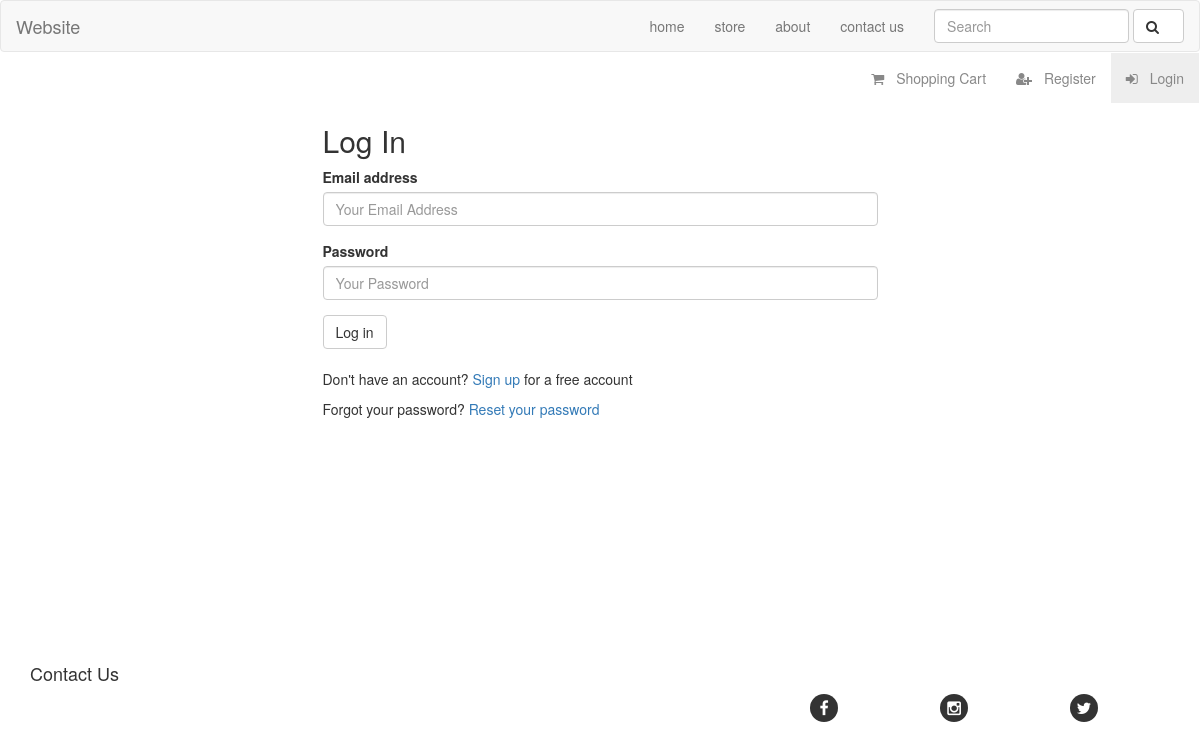
The page /login.php on the database its author committed.
### tables this page shows
CREATE TABLE IF NOT EXISTS `pages` (
  `id` tinyint(2) NOT NULL AUTO_INCREMENT,
  `name` varchar(32) NOT NULL,
  `link` varchar(32) NOT NULL,
  `parentid` tinyint(2) NOT NULL DEFAULT '0',
  `level` tinyint(2) NOT NULL DEFAULT '0',
  `pagesgroup` int(4) NOT NULL,
  `published` tinyint(1) NOT NULL DEFAULT '1',
  `icon_name` varchar(24) NOT NULL,
  `show_icon` tinyint(1) NOT NULL DEFAULT '0',
  `show_name` tinyint(1) NOT NULL DEFAULT '1',
  `pagetitle` varchar(32) NOT NULL,
  `showorder` tinyint(2) NOT NULL,
  `needlogin` tinyint(1) NOT NULL DEFAULT '0',
  `admin` tinyint(1) NOT NULL DEFAULT '0',
  PRIMARY KEY (`id`),
  UNIQUE KEY `id` (`id`),
  UNIQUE KEY `name_2` (`name`),
  KEY `name` (`name`),
  KEY `pagetitle` (`pagetitle`),
  KEY `group` (`pagesgroup`),
  KEY `pagesgroup` (`pagesgroup`),
  KEY `id_2` (`id`)
);

### includes/functions.php (the view, shortened to what this page needs)
<?php
function getCurrentPage(){
    $current = array();
    $current["url"] = basename($_SERVER['HTTP_HOST'].$_SERVER['REQUEST_URI']);
    $current["page"] = parse_url($current["url"])["path"];
    $current["file"] = basename($_SERVER['PHP_SELF']);
    $current["request"] = basename($_SERVER['REQUEST_URI']);
    return $current;
}
function getPageTitle($connection,$table){
    $current = getCurrentPage();
    $currentpage = basename($current["file"]);
    $query = "SELECT pagetitle,id FROM $table WHERE link='$currentpage'";
    $result = $connection->query($query);
    if($result->num_rows>0){
        while($row = $result->fetch_assoc()){
            $pagetitle = $row["pagetitle"];
            return $pagetitle;
        }
    }
    else{
        return "Page";
    }
}
function getNavigationItems($startlevel,$connection,$table,$group,$navclass=""){
    $level=$startlevel;
    $navigation = array();
    $query = "SELECT * FROM `$table`
    WHERE level='$level'
    AND pagesgroup='$group'
    AND published=1
    ORDER BY showorder ASC";
    $navresult = $connection->query($query);
    if($navresult->num_rows>0){
        $navstart = "<ul class=\"nav navbar-nav $navclass\">";
        array_push($navigation,$navstart);
        while($row = $navresult->fetch_assoc()){
            $name = $row["name"];
            $link = $row["link"];
            $icon = $row["icon_name"];
            $showicon = $row["show_icon"];
            $showname = $row["show_name"];
            $needlogin = $row["needlogin"];
            $admin = $row["admin"];
            $class = addClases($link);
            if($needlogin==0 && $link!="login.php" && $link!="register.php"){
                if($class=="active"){
                    $menuitem = "<li class=\"$class\">".
                    addIconToLink($link,$name,$showname,$showicon,$icon);
                }
                elseif($class=="dropdown" || $class=="active dropdown"){
                    $menuitem = "<li class=\"$class\">
                    <a class=\"dropdown-toggle\"
                    data-toggle=\"dropdown\" href=\"$link\">$name
                    <span class=\"caret\"></span></a>";
                }
                else{
                    $menuitem = "<li>".addIconToLink($link,$name,$showname,$showicon,$icon);
                }
                array_push($navigation,$menuitem);
                array_push($navigation,"</li>");
            }
            elseif($needlogin && $_SESSION["userid"] && $admin==0){
                $menuitem = "<li class=\"$class\">".addIconToLink($link,$name,$showname,$showicon,$icon)."</li>";
                array_push($navigation,$menuitem);
            }
            elseif($needlogin && $admin && $_SESSION["userid"] && $_SESSION["admin"]){
                $menuitem = "<li class=\"$class\">".addIconToLink($link,$name,$showname,$showicon,$icon)."</li>";
                array_push($navigation,$menuitem);
            }
            elseif($link=="login.php" && !$_SESSION["userid"]){
                $menuitem = "<li class=\"$class\">".addIconToLink($link,$name,$showname,$showicon,$icon)."</li>";
                array_push($navigation,$menuitem);
            }
            elseif($link=="register.php" && !$_SESSION["userid"]){
                $menuitem = "<li class=\"$class\">".addIconToLink($link,$name,$showname,$showicon,$icon)."</li>";
                array_push($navigation,$menuitem);
            }
        }
        return $navigation;
    }
}
function addClases($link){
    $current = getCurrentPage();
    $classes = array();
    if($link==$current["url"] || $link==$current["page"] || $link==$current["file"]){
        array_push($classes,"active");
    }
    elseif($link=="register.php"){
        array_push($classes,"shopping-cart");
    }
    elseif($link=="#" || $link==""){
        array_push($classes,"dropdown");
    }
    return implode(" ",$classes);
}
function addIconToLink($link,$name,$showname,$showicon,$icon){
    if($showicon && $showname){
        if($icon){
            $linkwithicon = "<a href=\"$link\"><i class=\"$icon\"></i>$name";
        }
    }
    elseif($showicon && !$showname){
        if($icon){
            $linkwithicon = "<a href=\"$link\"><i class=\"$icon\"></i>";
        }
    }
    elseif(!$showicon && $showname){
        $linkwithicon = "<a href=\"$link\">$name";
    }
    $linkwithicon = $linkwithicon."<span class=\"badge\"></span></a>";
    return $linkwithicon;
}
?>

### login.php (shortened to what this page needs)
<?php
include("includes/head.php");
?>
<main class="main">
    <div class="container">
        <div class="row">
            <h2 class="col-md-6 col-md-offset-3">
                <?php echo $sectionname;?>
            </h2>
        </div>
        <div class="row">
            <div class="col-md-6 col-md-offset-3">
                <form id="user-login" class="ajax-form">
                    <div id="email" class="form-group">
                        <label for="email">Email address</label>
                        <input type="email"
                        name="email"
                        class="form-control"
                        id="email"
                        placeholder="Your Email Address"
                        required>
                    </div>
                    <div id="password" class="form-group">
                        <label for="password">Password</label>
                        <input type="password"
                        name="password"
                        class="form-control"
                        id="password"
                        placeholder="Your Password"
                        required>
                    </div>
                    <button type="submit" class="btn btn-default btn-login">Log in</button>
                </form>
            </div>
        </div>
        <div class="row">
            <div class="col-md-6 col-md-offset-3">
                <p>Don't have an account? <a href="register.php">Sign up</a> for a free account</p>
            </div>
        </div>
        <div class="row">
            <div class="col-md-6 col-md-offset-3">
                <p>Forgot your password? <a href="password-reset.php">Reset your password</a></p>
            </div>
        </div>
    </div>
</main>
<?php include("includes/footer.php");?>

### css/styles.css (style rules this page uses)
.main-nav { margin-bottom:0; }
.user-nav { background-color:transparent; border-bottom:transparent 0px; }
.user-nav li.active>a { background-color:#eeeeee; }
.user-nav li>a { color:#888888; }
.main-nav i,.user-nav i { padding-right:12px; }
.ajax-form { margin-bottom: 20px; }
.main { min-height:550px; }

### rows shown on the page
pages: name "home"
pages: name "store"
pages: name "about"
pages: name "contact us"
pages: name "Shopping Cart"
pages: name "Register"
pages: name "Login", pagetitle "Log In"
